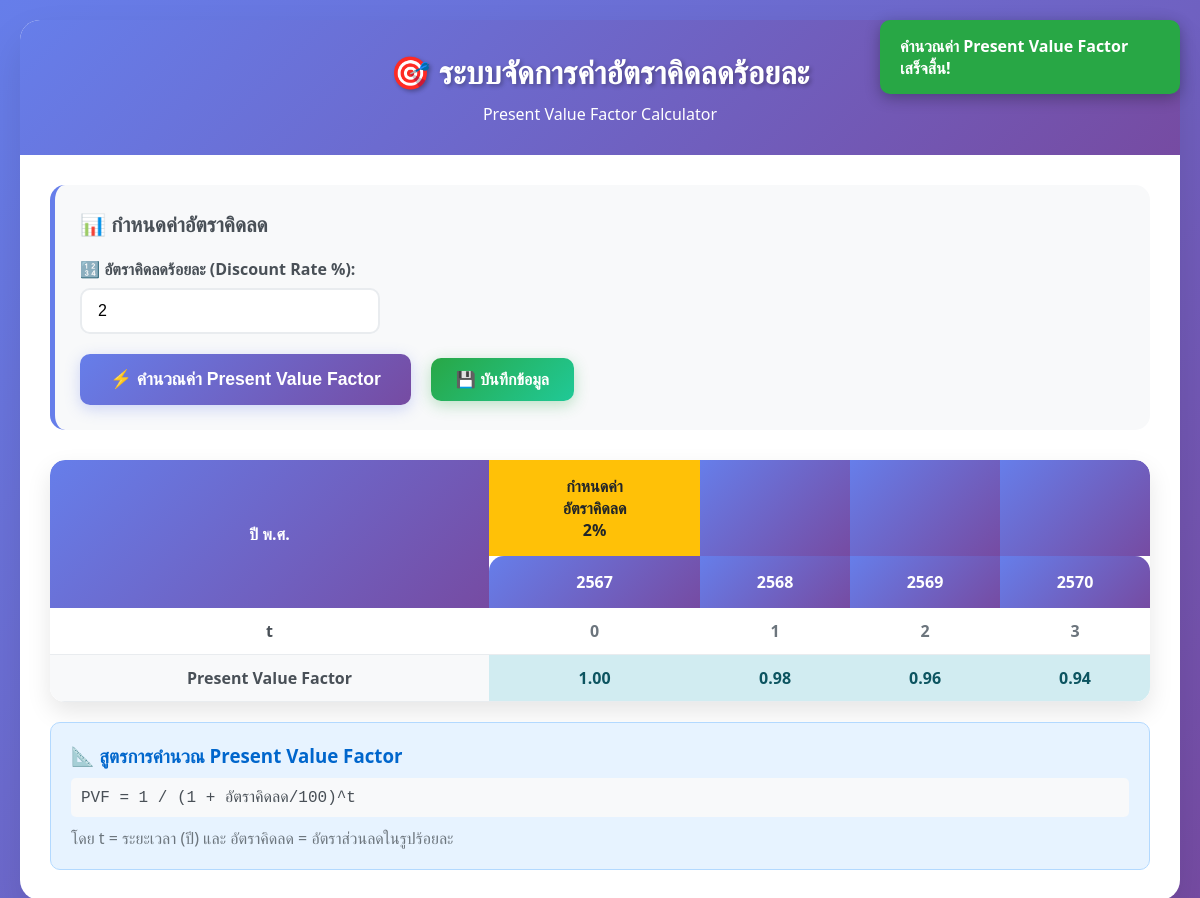
/admin/value_factor.php, run on an earlier commit of the app's database.
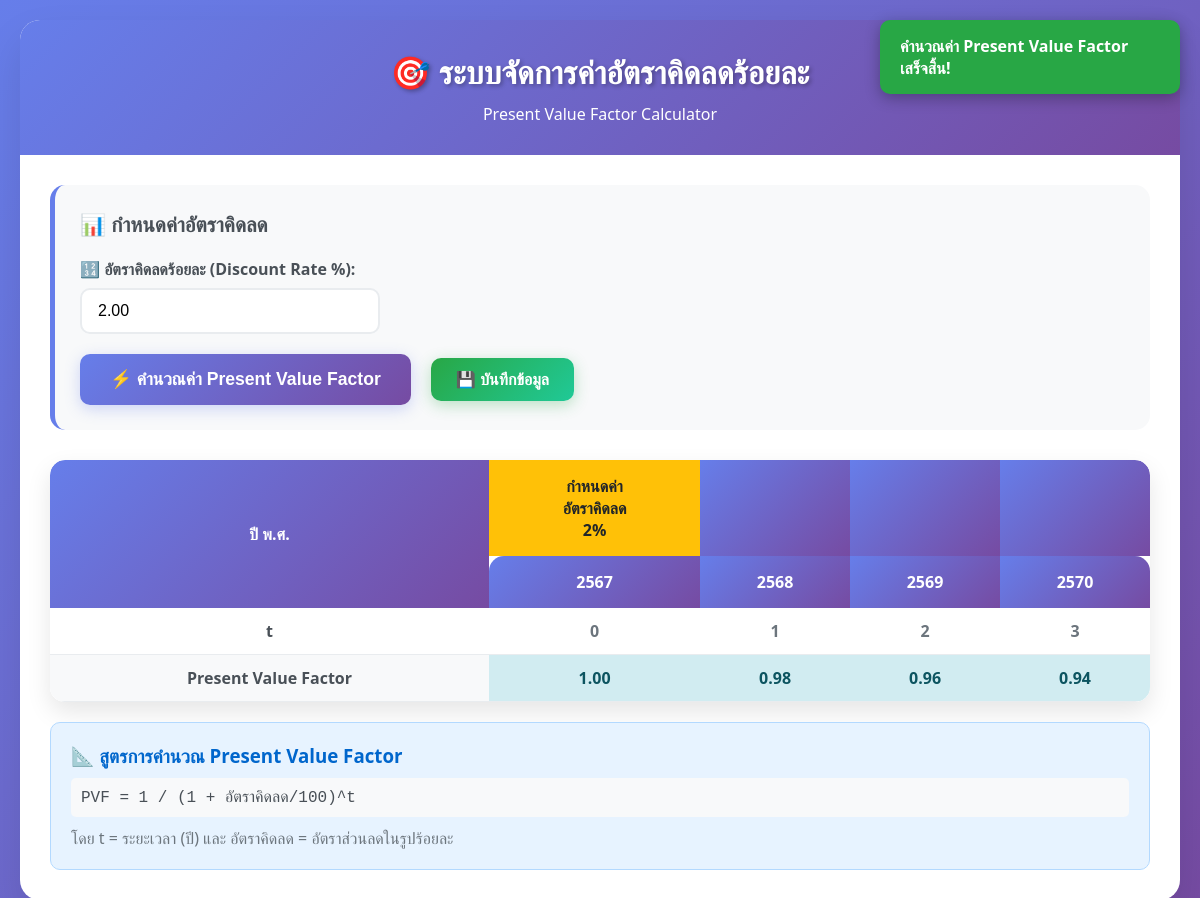
And on a later commit of the database.
### tables this page shows
CREATE TABLE `present_value_factors` (
  `pvf_id` int(11) NOT NULL,
  `pvf_name` varchar(100) NOT NULL COMMENT 'ชื่อชุดข้อมูล PVF',
  `discount_rate` decimal(5,2) NOT NULL COMMENT 'อัตราคิดลดร้อยละ',
  `year_id` int(11) NOT NULL COMMENT 'ID ของปี (FK จาก years table)',
  `time_period` int(11) NOT NULL COMMENT 'ช่วงเวลา t (0,1,2,3,4,5)',
  `pvf_value` decimal(10,6) NOT NULL COMMENT 'ค่า Present Value Factor',
  `created_by` int(11) DEFAULT NULL COMMENT 'ผู้สร้างข้อมูล (FK จาก users)',
  `created_at` timestamp NOT NULL DEFAULT current_timestamp(),
  `updated_at` timestamp NOT NULL DEFAULT current_timestamp() ON UPDATE current_timestamp(),
  `is_active` tinyint(1) DEFAULT 1 COMMENT 'สถานะการใช้งาน'
);

### admin/value_factor.php (the view, shortened to what this page needs)
<?php
require_once '../config.php';
$years_query = "SELECT year_id, year_be, year_ad, year_display, year_description, sort_order
                FROM years
                WHERE is_active = 1
                ORDER BY sort_order ASC";
$years_result = mysqli_query($conn, $years_query);
$years_data = [];
if ($years_result) {
    while ($row = mysqli_fetch_assoc($years_result)) {
        $years_data[] = $row;
    }
}
$saved_pvf_query = "SELECT pvf.*, y.year_display
                    FROM present_value_factors pvf
                    LEFT JOIN years y ON pvf.year_id = y.year_id
                    WHERE pvf.pvf_name = 'current' AND pvf.is_active = 1
                    ORDER BY pvf.time_period ASC";
$saved_pvf_result = mysqli_query($conn, $saved_pvf_query);
$saved_pvf_data = [];
$current_discount_rate = 2.0;
if ($saved_pvf_result && mysqli_num_rows($saved_pvf_result) > 0) {
    while ($row = mysqli_fetch_assoc($saved_pvf_result)) {
        $saved_pvf_data[$row['time_period']] = [
            'pvf_value' => $row['pvf_value'],
            'year_display' => $row['year_display']
        ];
        $current_discount_rate = $row['discount_rate'];
    }
}
?>
<!DOCTYPE html>
<html lang="th">
<head>
</head>
<body>
    <div class="container">
        <div class="header">
            <h1>🎯 ระบบจัดการค่าอัตราคิดลดร้อยละ</h1>
            <p>Present Value Factor Calculator</p>
        </div>
        <div class="content">
            <div class="form-section">
                <h2>📊 กำหนดค่าอัตราคิดลด</h2>
                <div class="form-group">
                    <label for="discountRate">🔢 อัตราคิดลดร้อยละ (Discount Rate %):</label>
                    <input type="number" id="discountRate" value="<?php echo $current_discount_rate; ?>" min="0" max="100" step="0.1" placeholder="กรอกอัตราคิดลด">
                </div>
                <div class="button-group">
                    <button class="calculate-btn" onclick="calculatePVF()">
                        ⚡ คำนวณค่า Present Value Factor
                    </button>
                    <button class="save-btn" onclick="savePVF()">
                        💾 บันทึกข้อมูล
                    </button>
                </div>
            </div>
            <div class="table-container">
                <table id="pvfTable">
                    <thead>
                        <tr>
                            <th rowspan="2">ปี พ.ศ.</th>
                            <th class="highlight-header">กำหนดค่า<br>อัตราคิดลด<br>ร้อยละ</th>
                            <?php for ($i = 1; $i < count($years_data); $i++): ?>
                            <th></th>
                            <?php endfor; ?>
                        </tr>
                        <tr>
                            <?php foreach ($years_data as $year): ?>
                            <th><?php echo htmlspecialchars($year['year_display']); ?></th>
                            <?php endforeach; ?>
                        </tr>
                    </thead>
                    <tbody>
                        <tr>
                            <td class="year-cell">t</td>
                            <?php for ($t = 0; $t < count($years_data); $t++): ?>
                            <td class="time-cell"><?php echo $t; ?></td>
                            <?php endfor; ?>
                        </tr>
                        <tr>
                            <td class="year-cell">Present Value Factor</td>
                            <?php for ($t = 0; $t < count($years_data); $t++): ?>
                            <td class="pvf-cell" id="pvf<?php echo $t; ?>">
                                <?php
                                if (isset($saved_pvf_data[$t])) {
                                    echo number_format($saved_pvf_data[$t]['pvf_value'], 2);
                                } else {
                                    echo number_format(1 / pow(1 + ($current_discount_rate/100), $t), 2);
                                }
                                ?>
                            </td>
                            <?php endfor; ?>
                        </tr>
                    </tbody>
                </table>
            </div>
            <div class="formula-info">
                <h3>📐 สูตรการคำนวณ Present Value Factor</h3>
                <div class="formula">
                    PVF = 1 / (1 + อัตราคิดลด/100)^t
                </div>
                <p style="margin-top: 10px; color: #6c757d;">
                    โดย t = ระยะเวลา (ปี) และ อัตราคิดลด = อัตราส่วนลดในรูปร้อยละ
                </p>
            </div>
        </div>
    </div>
</body>
</html>

What changed in the data, as far as the page shows it:
added present_value_factors: discount_rate "2.00"
Also different on the page:
form field value: "2" → (not shown)
list line gone: "1.00"
new list line: "1.00"
list line gone: "0.98"
new list line: "0.98"
list line gone: "0.96"
new list line: "0.96"
list line gone: "0.94"
new list line: "0.94"
